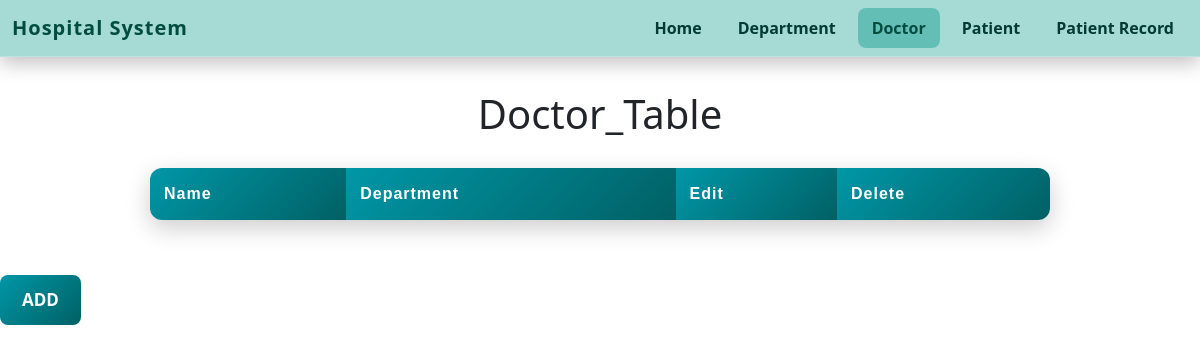
The page /doctor/ on the database as committed earlier.
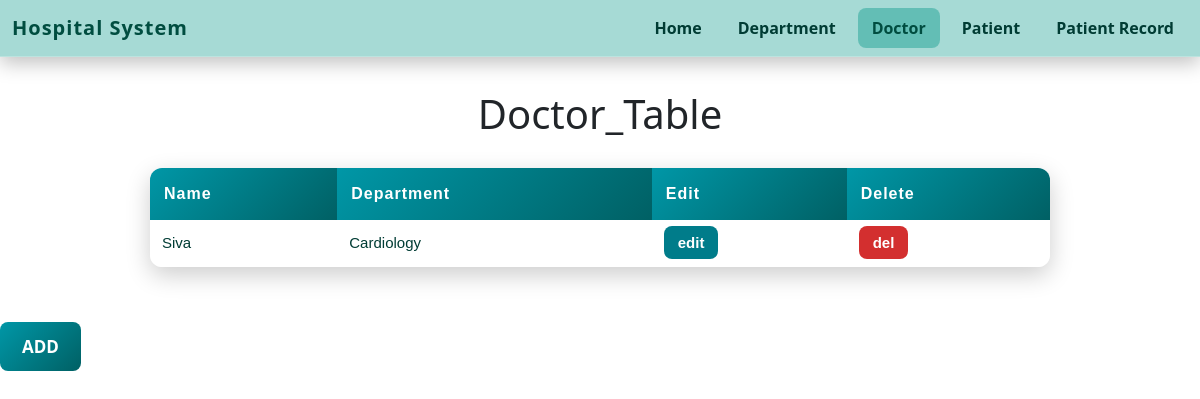
The same page on the database as committed later.
### app1/models.py (models this page shows, shortened)
class doctor_model(models.Model):
    name = models.CharField(max_length=50)
    department = models.ForeignKey(department_model, on_delete=models.CASCADE)

class department_model(models.Model):
    name = models.CharField(max_length=50)
    code = models.CharField(max_length=50)
    hod = models.CharField(max_length=50)
    def __str__(self):
        return self.name

### app1/views.py (the view)
# urls.py: path("doctor/", doctor_details, name="doctor_list"),
def doctor_details(request):
    data = doctor_model.objects.all()
    content = {
        "data": data
    }
    return render(request, 'frontend_app1/doctor_table.html', content)

### templates/frontend_app1/doctor_table.html (shortened to what this page needs)
<!DOCTYPE html>
<html lang="en">
<head>
    <link href="https://cdn.jsdelivr.net/npm/bootstrap@5.3.0/dist/css/bootstrap.min.css" rel="stylesheet">
</head>
<body>
    <nav class="navbar navbar-expand-lg navbar-glass fixed-top">
  <div class="container-fluid">
    <a class="navbar-brand" href="{% url 'home' %}">Hospital System</a>
    <div class="collapse navbar-collapse" id="navmenu">
      <ul class="navbar-nav ms-auto">
        <li class="nav-item">
          <a class="nav-link {% if request.path == '/' %}active{% endif %}"
             href="{% url 'home' %}">Home</a>
        </li>
        <li class="nav-item">
          <a class="nav-link {% if 'department' in request.path %}active{% endif %}"
             href="{% url 'department_list' %}">Department</a>
        </li>
        <li class="nav-item">
          <a class="nav-link {% if 'doctor' in request.path %}active{% endif %}"
             href="{% url 'doctor_list' %}">Doctor</a>
        </li>
        <li class="nav-item">
          <a class="nav-link {% if 'patient_list' in request.path %}active{% endif %}"
             href="{% url 'patient_list' %}">Patient</a>
        </li>
        <li class="nav-item">
          <a class="nav-link {% if 'patient_record' in request.path %}active{% endif %}"
             href="{% url 'patient_record_list' %}">Patient Record</a>
        </li>
      </ul>
    </div>
  </div>
</nav>
    <table>
  <h1>Doctor_Table</h1>
  <tr>
      <th>Name</th>
      <th>Department</th>
      <th>Edit</th>
      <th>Delete</th>
  </tr>
  {% for i in data %}
  <tr>
      <td>{{ i.name }}</td>
      <td>{{ i.department}}</td>
      <td>
        <a href="{% url 'verify_user' 'doctor' 'update'  i.id %}" class="btn-edit">
          edit
        </a>
      </td>
      <td>
        <a href="{% url 'verify_user' 'doctor' 'delete' i.id %}" class="btn-del">
          del
        </a>
      </td>
  </tr>
  {% endfor %}
</table>
    <a href="{% url 'doctor_add'%}" class="btn-add">ADD</a>
</body>
</html>

Rows that differ between the two databases and show on the page:
added doctor_model: name "Siva", department "Cardiology"
